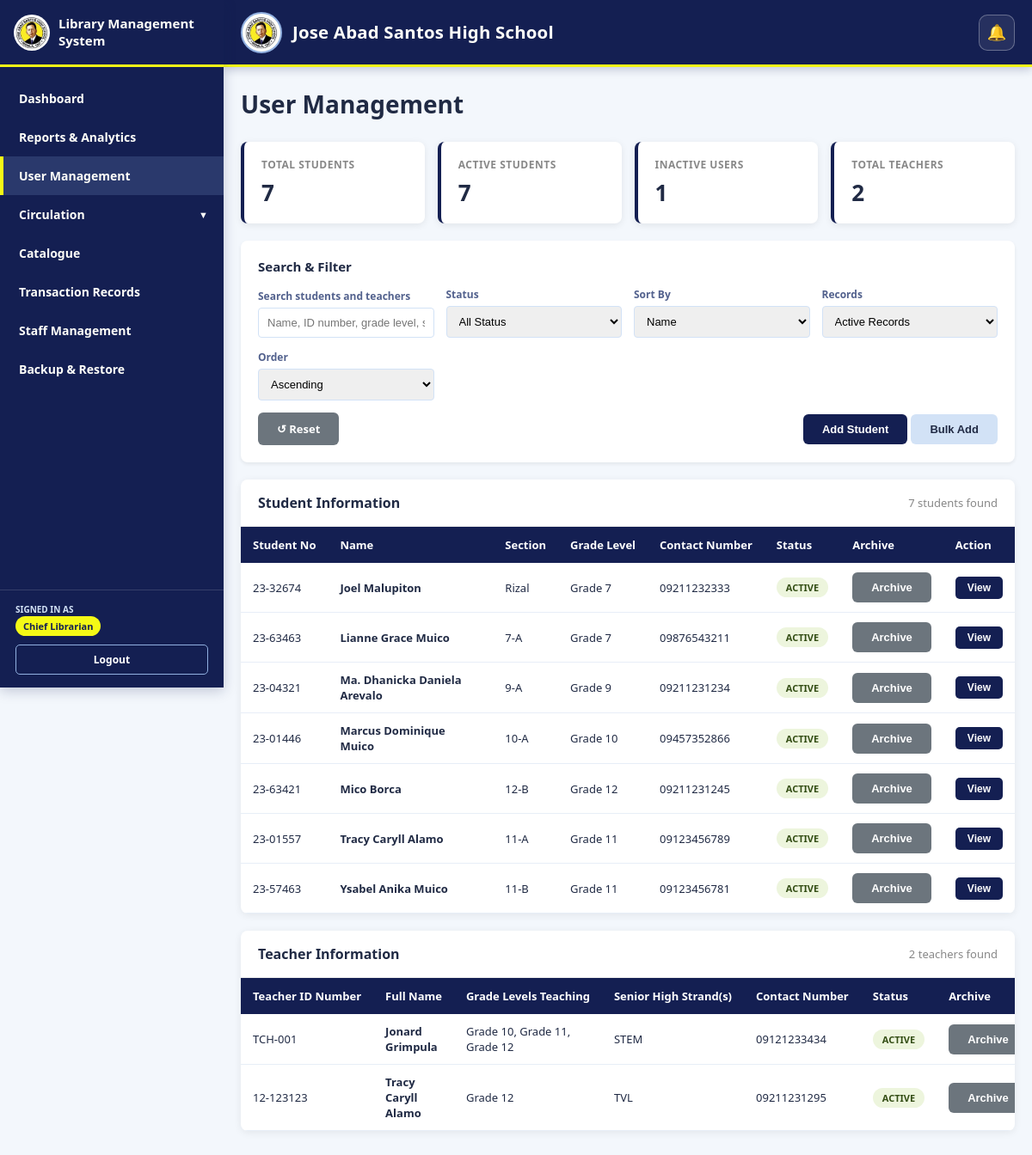
Page /admin/student_records.php (signed in) on the committed database.
### tables this page shows
CREATE TABLE `students` (
  `student_id` int NOT NULL,
  `student_no` varchar(50) DEFAULT NULL,
  `full_name` varchar(255) NOT NULL,
  `student_group` varchar(100) DEFAULT NULL,
  `department` varchar(150) DEFAULT NULL,
  `year_level` varchar(50) DEFAULT NULL,
  `contact_number` varchar(20) DEFAULT NULL,
  `card_valid_until` date DEFAULT NULL,
  `email` varchar(255) DEFAULT NULL,
  `qr_code` varchar(255) NOT NULL,
  `password` varchar(255) NOT NULL,
  `status` enum('active','inactive') NOT NULL DEFAULT 'active',
  `is_archived` tinyint(1) NOT NULL DEFAULT '0',
  `archived_at` datetime DEFAULT NULL,
  `archived_by` int DEFAULT NULL,
  `created_at` timestamp NOT NULL DEFAULT CURRENT_TIMESTAMP,
  `updated_at` timestamp NOT NULL DEFAULT CURRENT_TIMESTAMP ON UPDATE CURRENT_TIMESTAMP
);

CREATE TABLE `teachers` (
  `teacher_id` int NOT NULL,
  `teacher_no` varchar(100) DEFAULT NULL,
  `full_name` varchar(255) DEFAULT NULL,
  `teaching_grades` text,
  `teaching_strands` text,
  `contact_number` varchar(20) DEFAULT NULL,
  `email` varchar(255) DEFAULT NULL,
  `password` varchar(255) NOT NULL DEFAULT '',
  `qr_code` varchar(255) DEFAULT NULL,
  `status` enum('active','inactive') NOT NULL DEFAULT 'active',
  `is_archived` tinyint(1) NOT NULL DEFAULT '0',
  `archived_at` datetime DEFAULT NULL,
  `archived_by` int DEFAULT NULL,
  `id_number` varchar(100) DEFAULT NULL,
  `grades` text,
  `strands` text,
  `created_at` timestamp NULL DEFAULT CURRENT_TIMESTAMP,
  `updated_at` timestamp NOT NULL DEFAULT CURRENT_TIMESTAMP ON UPDATE CURRENT_TIMESTAMP
);

### admin/student_records.php (the view, shortened to what this page needs)
<?php
require_once __DIR__ . '/../db.php';
$conn->query("CREATE TABLE IF NOT EXISTS teachers (
    teacher_id INT NOT NULL AUTO_INCREMENT,
    teacher_no VARCHAR(100) NOT NULL,
    full_name VARCHAR(255) NOT NULL,
    teaching_grades TEXT NOT NULL,
    teaching_strands TEXT NULL,
    contact_number VARCHAR(20) NULL,
    email VARCHAR(255) NOT NULL,
    password VARCHAR(255) NOT NULL,
    qr_code VARCHAR(255) NULL,
    status ENUM('active','inactive') NOT NULL DEFAULT 'active',
    is_archived TINYINT(1) NOT NULL DEFAULT 0,
    archived_at DATETIME NULL,
    archived_by INT NULL,
    created_at TIMESTAMP NOT NULL DEFAULT CURRENT_TIMESTAMP,
    updated_at TIMESTAMP NOT NULL DEFAULT CURRENT_TIMESTAMP ON UPDATE CURRENT_TIMESTAMP,
    PRIMARY KEY (teacher_id),
    UNIQUE KEY uq_teachers_teacher_no (teacher_no),
    UNIQUE KEY uq_teachers_email (email)
) ENGINE=InnoDB DEFAULT CHARSET=utf8mb4 COLLATE=utf8mb4_unicode_ci");
$conn->query("UPDATE teachers SET teacher_no = COALESCE(NULLIF(teacher_no, ''), id_number), teaching_grades = COALESCE(NULLIF(teaching_grades, ''), grades), teaching_strands = COALESCE(NULLIF(teaching_strands, ''), strands)");
$page          = isset($_GET['page']) ? max(1, intval($_GET['page'])) : 1;
$per_page      = 20;
$offset        = ($page - 1) * $per_page;
$search_rec    = $_GET['search']  ?? '';
$archive_filter = $_GET['archive_filter'] ?? 'active';
$sort_by       = $_GET['sort']    ?? 'full_name';
$sort_order    = $_GET['order']   ?? 'ASC';
$where = "WHERE 1=1";
if ($archive_filter === 'active') $where .= " AND s.is_archived = 0";
elseif ($archive_filter === 'archived') $where .= " AND s.is_archived = 1";
$cr             = $conn->query("SELECT COUNT(*) as total FROM students s $where");
$total_students = $cr ? $cr->fetch_assoc()['total'] : 0;
$qry = "SELECT
            s.student_id, s.student_no, s.full_name, s.student_group, s.department,
            s.year_level, s.contact_number, s.card_valid_until, s.email, s.qr_code,
            s.status, s.is_archived, s.archived_at, s.created_at, s.updated_at,
            COUNT(t.transaction_id)                                    AS total_borrows,
            SUM(CASE WHEN t.status = 'borrowed' THEN 1 ELSE 0 END)    AS currently_borrowed
        FROM students s
        LEFT JOIN transactions t ON s.student_id = t.student_id
        $where
        GROUP BY s.student_id, s.student_no, s.full_name, s.student_group, s.department,
                 s.year_level, s.contact_number, s.card_valid_until, s.email, s.qr_code,
                 s.status, s.is_archived, s.archived_at, s.created_at, s.updated_at
        ORDER BY $sort_by $sort_order
        LIMIT $offset, $per_page";
$students_paginated = [];
$res = $conn->query($qry);
if ($res) {
    while ($row = $res->fetch_assoc()) $students_paginated[] = $row;
}
$teacher_where = 'WHERE 1=1';
if ($archive_filter === 'active') $teacher_where .= ' AND COALESCE(t.is_archived,0) = 0';
elseif ($archive_filter === 'archived') $teacher_where .= ' AND COALESCE(t.is_archived,0) = 1';
$teacher_count_result = $conn->query("SELECT COUNT(*) AS total FROM teachers t $teacher_where");
$total_teachers = $teacher_count_result ? (int)$teacher_count_result->fetch_assoc()['total'] : 0;
$teachers = [];
$teacher_result = $conn->query("SELECT teacher_id, teacher_no, full_name, teaching_grades, teaching_strands, contact_number, email, qr_code, status, is_archived, created_at FROM teachers t $teacher_where ORDER BY t.full_name ASC");
if ($teacher_result) {
    while ($row = $teacher_result->fetch_assoc()) $teachers[] = $row;
}
?>
<!DOCTYPE html>
<html lang="en">
<head>
</head>
<body>
    <?php include __DIR__ . '/../navbar.php'; ?>
    <?php include __DIR__ . '/../header.php'; ?>
    <div class="container">
        <div class="page-header">
            <h1>User Management</h1>
        </div>
        <div class="stats-grid">
            <div class="stat-card">
                <h4>Total Students</h4>
                <div class="value"><?php echo number_format($total_students); ?></div>
            </div>
            <div class="stat-card">
                <h4>Active Students</h4>
                <div class="value">
                    <?php
                    $ar = $conn->query("SELECT COUNT(*) AS c FROM students WHERE status='active' AND is_archived=0");
                    echo number_format($ar ? $ar->fetch_assoc()['c'] : 0);
                    ?>
                </div>
            </div>
            <div class="stat-card">
                <h4>Inactive Users</h4>
                <div class="value">
                    <?php
                    $ir = $conn->query("SELECT
                        (SELECT COUNT(*) FROM students WHERE status='inactive') +
                        (SELECT COUNT(*) FROM teachers WHERE status='inactive') AS c");
                    echo number_format($ir ? $ir->fetch_assoc()['c'] : 0);
                    ?>
                </div>
            </div>
            <div class="stat-card">
                <h4>Total Teachers</h4>
                <div class="value"><?php echo number_format($total_teachers); ?></div>
            </div>
        </div>
        <div class="filter-section">
            <h3>Search &amp; Filter</h3>
            <form method="GET" id="filterForm">
                <div class="filter-grid">
                    <div class="filter-group">
                           <label>Search students and teachers</label>
                        <input type="text" name="search"
                               placeholder="Name, ID number, grade level, strand, section, or email…"
                               value="<?php echo htmlspecialchars($search_rec); ?>">
                    </div>
                    <div class="filter-group">
                        <label>Status</label>
                        <select name="status">
                            <option value="">All Status</option>
                        </select>
                    </div>
                    <div class="filter-group">
                        <label>Sort By</label>
                        <select name="sort">
                            <option value="full_name"      <?php echo $sort_by === 'full_name'      ? 'selected' : ''; ?>>Name</option>
                        </select>
                    </div>
                    <div class="filter-group">
                        <label>Records</label>
                        <select name="archive_filter">
                            <option value="active" <?php echo $archive_filter==='active'?'selected':''; ?>>Active Records</option>
                        </select>
                    </div>
                    <div class="filter-group">
                        <label>Order</label>
                        <select name="order">
                            <option value="ASC"  <?php echo $sort_order === 'ASC'  ? 'selected' : ''; ?>>Ascending</option>
                        </select>
                    </div>
                </div>
                <div class="filter-actions">
                    <div class="filter-action-left">
                        <a href="?" class="btn btn-reset">↺ Reset</a>
                    </div>
                    <div class="filter-action-right">
                        <button type="button" class="btn btn-primary" onclick="scrollToAddForm()">Add Student</button>
                        <button type="button" class="btn btn-secondary" onclick="openBulkModal()">Bulk Add</button>
                    </div>
                </div>
            </form>
        </div>
        <div class="table-section">
            <div class="table-header">
                <h3>Student Information</h3>
                <span><?php echo number_format($total_students); ?> student<?php echo $total_students !== 1 ? 's' : ''; ?> found</span>
            </div>
            <?php if (empty($students_paginated)): ?>
                <div class="no-data">
                    No student records found.
                    <?php echo !empty($search_rec) ? 'Try adjusting your search.' : 'No students registered yet.'; ?>
                </div>
            <?php else: ?>
                <div class="table-responsive">
                    <table class="student-compact-table">
                        <thead>
                            <tr>
                                <th>Student No</th>
                                <th>Name</th>
                                <th>Section</th>
                                <th>Grade Level</th>
                                <th>Contact Number</th>
                                <th>Status</th>
                                <th>Archive</th>
                                <th>Action</th>
                            </tr>
                        </thead>
                        <tbody>
                            <?php foreach ($students_paginated as $student): ?>
                                <tr>
                                    <td><?php echo htmlspecialchars($student['student_no'] ?: 'N/A'); ?></td>
                                    <td><strong><?php echo htmlspecialchars($student['full_name']); ?></strong></td>
                                    <td><?php echo htmlspecialchars($student['student_group'] ?: 'N/A'); ?></td>
                                    <td><?php echo htmlspecialchars($student['year_level'] ?: 'N/A'); ?></td>
                                    <td><?php echo htmlspecialchars($student['contact_number'] ?: 'N/A'); ?></td>
                                    <td>
                                        <span class="badge badge-<?php echo $student['status']; ?>">
                                            <?php echo htmlspecialchars($student['status']); ?>
                                        </span>
                                    </td>
                                    <td>
                                        <?php if ((int)$student['is_archived'] === 1): ?>
                                            <form method="POST" data-confirm-title="Restore Student" data-confirm-message="Restore this archived student record? Their borrowing history will remain intact." data-confirm-text="Restore Student">
                                                <?php echo csrfField(); ?>
                                                <input type="hidden" name="action" value="restore_student">
                                                <input type="hidden" name="student_id" value="<?php echo (int)$student['student_id']; ?>">
                                                <button type="submit" class="btn btn-primary">Restore</button>
                                            </form>
                                        <?php elseif ((int)($student['currently_borrowed'] ?? 0) === 0): ?>
                                            <form method="POST" data-confirm-title="Archive Student" data-confirm-message="Archive this student record? Their borrowing history will be preserved and the account will no longer be available for normal student access." data-confirm-text="Archive Student" data-confirm-danger="1">
                                                <button type="submit" class="btn btn-reset">Archive</button>
                                            </form>
                                        <?php else: ?>
                                            <span class="muted">Return book first</span>
                                        <?php endif; ?>
                                    </td>
                                    <td>
                                        <button class="btn-view"
                                                onclick="openStudentModal(<?php echo (int)$student['student_id']; ?>)">
                                            View
                                        </button>
                                    </td>
                                </tr>
                            <?php endforeach; ?>
                        </tbody>
                    </table>
                </div>
            <?php endif; ?>
        </div>
        <div class="table-section">
            <div class="table-header">
                <h3>Teacher Information</h3>
                <span><?php echo number_format($total_teachers); ?> teacher<?php echo $total_teachers !== 1 ? 's' : ''; ?> found</span>
            </div>
            <?php if (empty($teachers)): ?>
                <div class="no-data">No teacher records found<?php echo !empty($search_rec) ? '. Try adjusting your search.' : '.'; ?></div>
            <?php else: ?>
                <div class="table-responsive">
                    <table>
                        <thead><tr><th>Teacher ID Number</th><th>Full Name</th><th>Grade Levels Teaching</th><th>Senior High Strand(s)</th><th>Contact Number</th><th>Status</th><th>Archive</th><th>Date Added</th><th>Action</th></tr></thead>
                        <tbody>
                            <?php foreach ($teachers as $teacher): ?>
                                <tr>
                                    <td><?php echo htmlspecialchars($teacher['teacher_no']); ?></td>
                                    <td><strong><?php echo htmlspecialchars($teacher['full_name']); ?></strong></td>
                                    <td><?php echo htmlspecialchars(implode(', ', (array)json_decode($teacher['teaching_grades'], true))); ?></td>
                                    <td><?php echo htmlspecialchars(implode(', ', (array)json_decode($teacher['teaching_strands'] ?: '[]', true)) ?: 'N/A'); ?></td>
                                    <td><?php echo htmlspecialchars($teacher['contact_number'] ?: 'N/A'); ?></td>
                                    <td><span class="badge badge-<?php echo htmlspecialchars($teacher['status']); ?>"><?php echo htmlspecialchars($teacher['status']); ?></span></td>
                                    <td>
                                        <form method="POST" data-confirm-title="<?php echo (int)$teacher['is_archived'] === 1 ? 'Restore Teacher' : 'Archive Teacher'; ?>" data-confirm-message="<?php echo (int)$teacher['is_archived'] === 1 ? 'Restore this teacher record?' : 'Archive this teacher record?'; ?>" data-confirm-text="<?php echo (int)$teacher['is_archived'] === 1 ? 'Restore Teacher' : 'Archive Teacher'; ?>" data-confirm-danger="<?php echo (int)$teacher['is_archived'] === 1 ? '0' : '1'; ?>">
                                            <button type="submit" class="btn <?php echo (int)$teacher['is_archived'] === 1 ? 'btn-primary' : 'btn-reset'; ?>"><?php echo (int)$teacher['is_archived'] === 1 ? 'Restore' : 'Archive'; ?></button>
                                        </form>
                                    </td>
                                </tr>
                            <?php endforeach; ?>
                        </tbody>
                    </table>
                </div>
            <?php endif; ?>
        </div>
    </div>
</body>
</html>

### rows in the picture
students: student_no "23-32674", full_name "Joel Malupiton", student_group "Rizal", year_level "Grade 7", contact_number "09211232333", status "ACTIVE"
students: student_no "23-63463", full_name "Lianne Grace Muico", student_group "7-A", year_level "Grade 7", contact_number "09876543211", status "ACTIVE"
students: student_no "23-04321", full_name "Ma. Dhanicka Daniela Arevalo", student_group "9-A", year_level "Grade 9", contact_number "09211231234", status "ACTIVE"
students: student_no "23-01446", full_name "Marcus Dominique Muico", student_group "10-A", year_level "Grade 10", contact_number "09457352866", status "ACTIVE"
students: student_no "23-63421", full_name "Mico Borca", student_group "12-B", year_level "Grade 12", contact_number "09211231245", status "ACTIVE"
students: student_no "23-01557", full_name "Tracy Caryll Alamo", student_group "11-A", year_level "Grade 11", contact_number "09123456789", status "ACTIVE"
students: student_no "23-57463", full_name "Ysabel Anika Muico", student_group "11-B", year_level "Grade 11", contact_number "09123456781", status "ACTIVE"
teachers: teacher_no "TCH-001", full_name "Jonard Grimpula", teaching_grades "Grade 10, Grade 11, Grade 12", teaching_strands "STEM", contact_number "09121233434", status "ACTIVE", is_archived "Archive"
teachers: teacher_no "12-123123", full_name "Tracy Caryll Alamo", teaching_grades "Grade 12", teaching_strands "TVL", contact_number "09211231295", status "ACTIVE", is_archived "Archive"

### other values in the picture
$full_name "Chief Librarian"
$total_students "7"
$ar ? $ar->fetch_assoc()['c'] : 0 "7"
$ir ? $ir->fetch_assoc()['c'] : 0 "1"
$total_teachers "2"
